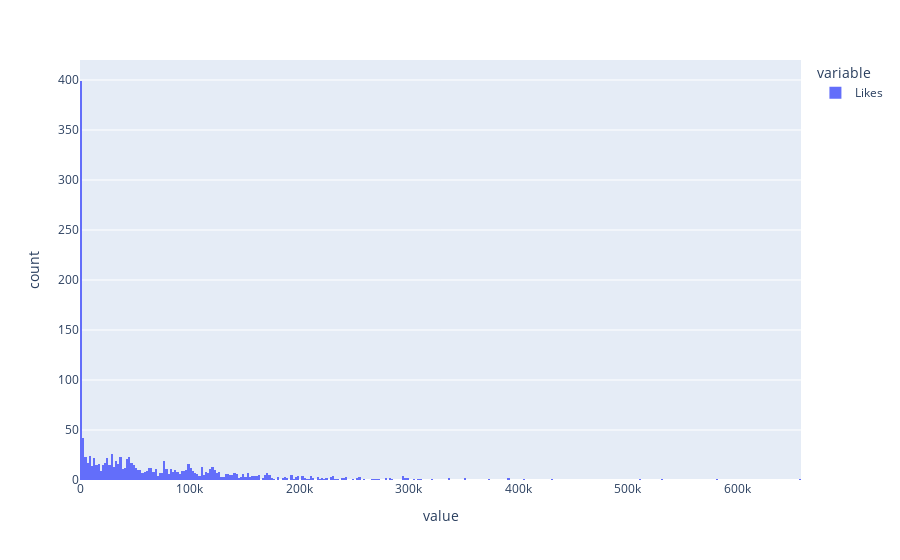

This figure's notebook cell:
### Code cell
px.histogram(df['Likes'],nbins=500)

### Figure 1 — Plotly figure (JSON) as saved in the notebook; plotly's stock layout.template omitted (floating-point values rounded to 4 significant figures; data arrays with more than 128 entries replaced by an {"elided": "..."} marker saying what was removed)
{"data": [{"alignmentgroup": "True", "bingroup": "x", "hovertemplate": "variable=Likes<br>value=%{x}<br>count=%{y}<extra></extra>", "legendgroup": "Likes", "marker": {"color": "#636efa", "pattern": {"shape": ""}}, "name": "Likes", "nbinsx": 500, "offsetgroup": "Likes", "orientation": "v", "showlegend": true, "type": "histogram", "x": {"elided": "1413 int values"}, "xaxis": "x", "yaxis": "y"}], "layout": {"barmode": "relative", "legend": {"title": {"text": "variable"}, "tracegroupgap": 0}, "margin": {"t": 60}, "xaxis": {"anchor": "y", "domain": [0, 1], "title": {"text": "value"}}, "yaxis": {"anchor": "x", "domain": [0, 1], "title": {"text": "count"}}}}
